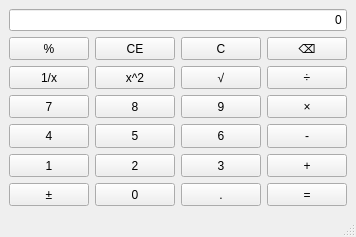
<?xml version="1.0" encoding="UTF-8"?>
<ui version="4.0">
 <class>MainWindow</class>
 <widget class="QMainWindow" name="MainWindow">
  <property name="geometry">
   <rect>
    <x>0</x>
    <y>0</y>
    <width>327</width>
    <height>237</height>
   </rect>
  </property>
  <property name="windowTitle">
   <string>计算器</string>
  </property>
  <widget class="QWidget" name="centralwidget">
   <layout class="QGridLayout" name="gridLayout_3">
    <item row="0" column="0">
     <layout class="QGridLayout" name="gridLayout">
      <item row="0" column="0">
       <layout class="QGridLayout" name="gridLayout_2">
        <item row="2" column="3">
         <widget class="QPushButton" name="btnDiv">
          <property name="sizePolicy">
           <sizepolicy hsizetype="Minimum" vsizetype="Minimum">
            <horstretch>0</horstretch>
            <verstretch>0</verstretch>
           </sizepolicy>
          </property>
          <property name="text">
           <string>÷</string>
          </property>
         </widget>
        </item>
        <item row="5" column="3">
         <widget class="QPushButton" name="btnAdd">
          <property name="sizePolicy">
           <sizepolicy hsizetype="Minimum" vsizetype="Minimum">
            <horstretch>0</horstretch>
            <verstretch>0</verstretch>
           </sizepolicy>
          </property>
          <property name="text">
           <string>+</string>
          </property>
         </widget>
        </item>
        <item row="1" column="1">
         <widget class="QPushButton" name="btnCE">
          <property name="sizePolicy">
           <sizepolicy hsizetype="Minimum" vsizetype="Minimum">
            <horstretch>0</horstretch>
            <verstretch>0</verstretch>
           </sizepolicy>
          </property>
          <property name="text">
           <string>CE</string>
          </property>
         </widget>
        </item>
        <item row="6" column="2">
         <widget class="QPushButton" name="btnDot">
          <property name="sizePolicy">
           <sizepolicy hsizetype="Minimum" vsizetype="Minimum">
            <horstretch>0</horstretch>
            <verstretch>0</verstretch>
           </sizepolicy>
          </property>
          <property name="text">
           <string>.</string>
          </property>
         </widget>
        </item>
        <item row="5" column="0">
         <widget class="QPushButton" name="btn1">
          <property name="sizePolicy">
           <sizepolicy hsizetype="Minimum" vsizetype="Minimum">
            <horstretch>0</horstretch>
            <verstretch>0</verstretch>
           </sizepolicy>
          </property>
          <property name="text">
           <string>1</string>
          </property>
         </widget>
        </item>
        <item row="2" column="0">
         <widget class="QPushButton" name="btnReciprocal">
          <property name="sizePolicy">
           <sizepolicy hsizetype="Minimum" vsizetype="Minimum">
            <horstretch>0</horstretch>
            <verstretch>0</verstretch>
           </sizepolicy>
          </property>
          <property name="text">
           <string>1/x</string>
          </property>
         </widget>
        </item>
        <item row="3" column="2">
         <widget class="QPushButton" name="btn9">
          <property name="sizePolicy">
           <sizepolicy hsizetype="Minimum" vsizetype="Minimum">
            <horstretch>0</horstretch>
            <verstretch>0</verstretch>
           </sizepolicy>
          </property>
          <property name="text">
           <string>9</string>
          </property>
         </widget>
        </item>
        <item row="4" column="3">
         <widget class="QPushButton" name="btnSub">
          <property name="sizePolicy">
           <sizepolicy hsizetype="Minimum" vsizetype="Minimum">
            <horstretch>0</horstretch>
            <verstretch>0</verstretch>
           </sizepolicy>
          </property>
          <property name="text">
           <string>-</string>
          </property>
         </widget>
        </item>
        <item row="1" column="3">
         <widget class="QPushButton" name="btnBackspace">
          <property name="sizePolicy">
           <sizepolicy hsizetype="Minimum" vsizetype="Minimum">
            <horstretch>0</horstretch>
            <verstretch>0</verstretch>
           </sizepolicy>
          </property>
          <property name="text">
           <string>⌫</string>
          </property>
         </widget>
        </item>
        <item row="5" column="1">
         <widget class="QPushButton" name="btn2">
          <property name="sizePolicy">
           <sizepolicy hsizetype="Minimum" vsizetype="Minimum">
            <horstretch>0</horstretch>
            <verstretch>0</verstretch>
           </sizepolicy>
          </property>
          <property name="text">
           <string>2</string>
          </property>
         </widget>
        </item>
        <item row="1" column="2">
         <widget class="QPushButton" name="btnC">
          <property name="sizePolicy">
           <sizepolicy hsizetype="Minimum" vsizetype="Minimum">
            <horstretch>0</horstretch>
            <verstretch>0</verstretch>
           </sizepolicy>
          </property>
          <property name="text">
           <string>C</string>
          </property>
         </widget>
        </item>
        <item row="6" column="1">
         <widget class="QPushButton" name="btn0">
          <property name="sizePolicy">
           <sizepolicy hsizetype="Minimum" vsizetype="Minimum">
            <horstretch>0</horstretch>
            <verstretch>0</verstretch>
           </sizepolicy>
          </property>
          <property name="text">
           <string>0</string>
          </property>
         </widget>
        </item>
        <item row="3" column="3">
         <widget class="QPushButton" name="btnMul">
          <property name="sizePolicy">
           <sizepolicy hsizetype="Minimum" vsizetype="Minimum">
            <horstretch>0</horstretch>
            <verstretch>0</verstretch>
           </sizepolicy>
          </property>
          <property name="text">
           <string>×</string>
          </property>
         </widget>
        </item>
        <item row="6" column="3">
         <widget class="QPushButton" name="btnEquals">
          <property name="sizePolicy">
           <sizepolicy hsizetype="Minimum" vsizetype="Minimum">
            <horstretch>0</horstretch>
            <verstretch>0</verstretch>
           </sizepolicy>
          </property>
          <property name="text">
           <string>=</string>
          </property>
         </widget>
        </item>
        <item row="4" column="2">
         <widget class="QPushButton" name="btn6">
          <property name="sizePolicy">
           <sizepolicy hsizetype="Minimum" vsizetype="Minimum">
            <horstretch>0</horstretch>
            <verstretch>0</verstretch>
           </sizepolicy>
          </property>
          <property name="text">
           <string>6</string>
          </property>
         </widget>
        </item>
        <item row="1" column="0">
         <widget class="QPushButton" name="btnPercent">
          <property name="sizePolicy">
           <sizepolicy hsizetype="Minimum" vsizetype="Minimum">
            <horstretch>0</horstretch>
            <verstretch>0</verstretch>
           </sizepolicy>
          </property>
          <property name="text">
           <string>%</string>
          </property>
         </widget>
        </item>
        <item row="2" column="1">
         <widget class="QPushButton" name="btnSquare">
          <property name="sizePolicy">
           <sizepolicy hsizetype="Minimum" vsizetype="Minimum">
            <horstretch>0</horstretch>
            <verstretch>0</verstretch>
           </sizepolicy>
          </property>
          <property name="text">
           <string>x^2</string>
          </property>
         </widget>
        </item>
        <item row="6" column="0">
         <widget class="QPushButton" name="btnSign">
          <property name="sizePolicy">
           <sizepolicy hsizetype="Minimum" vsizetype="Minimum">
            <horstretch>0</horstretch>
            <verstretch>0</verstretch>
           </sizepolicy>
          </property>
          <property name="text">
           <string>±</string>
          </property>
         </widget>
        </item>
        <item row="3" column="0">
         <widget class="QPushButton" name="btn7">
          <property name="sizePolicy">
           <sizepolicy hsizetype="Minimum" vsizetype="Minimum">
            <horstretch>0</horstretch>
            <verstretch>0</verstretch>
           </sizepolicy>
          </property>
          <property name="text">
           <string>7</string>
          </property>
         </widget>
        </item>
        <item row="4" column="0">
         <widget class="QPushButton" name="btn4">
          <property name="sizePolicy">
           <sizepolicy hsizetype="Minimum" vsizetype="Minimum">
            <horstretch>0</horstretch>
            <verstretch>0</verstretch>
           </sizepolicy>
          </property>
          <property name="text">
           <string>4</string>
          </property>
         </widget>
        </item>
        <item row="5" column="2">
         <widget class="QPushButton" name="btn3">
          <property name="sizePolicy">
           <sizepolicy hsizetype="Minimum" vsizetype="Minimum">
            <horstretch>0</horstretch>
            <verstretch>0</verstretch>
           </sizepolicy>
          </property>
          <property name="text">
           <string>3</string>
          </property>
         </widget>
        </item>
        <item row="3" column="1">
         <widget class="QPushButton" name="btn8">
          <property name="sizePolicy">
           <sizepolicy hsizetype="Minimum" vsizetype="Minimum">
            <horstretch>0</horstretch>
            <verstretch>0</verstretch>
           </sizepolicy>
          </property>
          <property name="text">
           <string>8</string>
          </property>
         </widget>
        </item>
        <item row="4" column="1">
         <widget class="QPushButton" name="btn5">
          <property name="sizePolicy">
           <sizepolicy hsizetype="Minimum" vsizetype="Minimum">
            <horstretch>0</horstretch>
            <verstretch>0</verstretch>
           </sizepolicy>
          </property>
          <property name="text">
           <string>5</string>
          </property>
         </widget>
        </item>
        <item row="2" column="2">
         <widget class="QPushButton" name="btnSqrt">
          <property name="sizePolicy">
           <sizepolicy hsizetype="Minimum" vsizetype="Minimum">
            <horstretch>0</horstretch>
            <verstretch>0</verstretch>
           </sizepolicy>
          </property>
          <property name="text">
           <string>√</string>
          </property>
         </widget>
        </item>
        <item row="0" column="0" colspan="4">
         <widget class="QLineEdit" name="display">
          <property name="text">
           <string>0</string>
          </property>
          <property name="alignment">
           <set>Qt::AlignmentFlag::AlignRight|Qt::AlignmentFlag::AlignTrailing|Qt::AlignmentFlag::AlignVCenter</set>
          </property>
         </widget>
        </item>
       </layout>
      </item>
     </layout>
    </item>
   </layout>
  </widget>
  <widget class="QMenuBar" name="menubar">
   <property name="geometry">
    <rect>
     <x>0</x>
     <y>0</y>
     <width>327</width>
     <height>18</height>
    </rect>
   </property>
  </widget>
  <widget class="QStatusBar" name="statusbar"/>
 </widget>
 <resources/>
 <connections/>
</ui>
